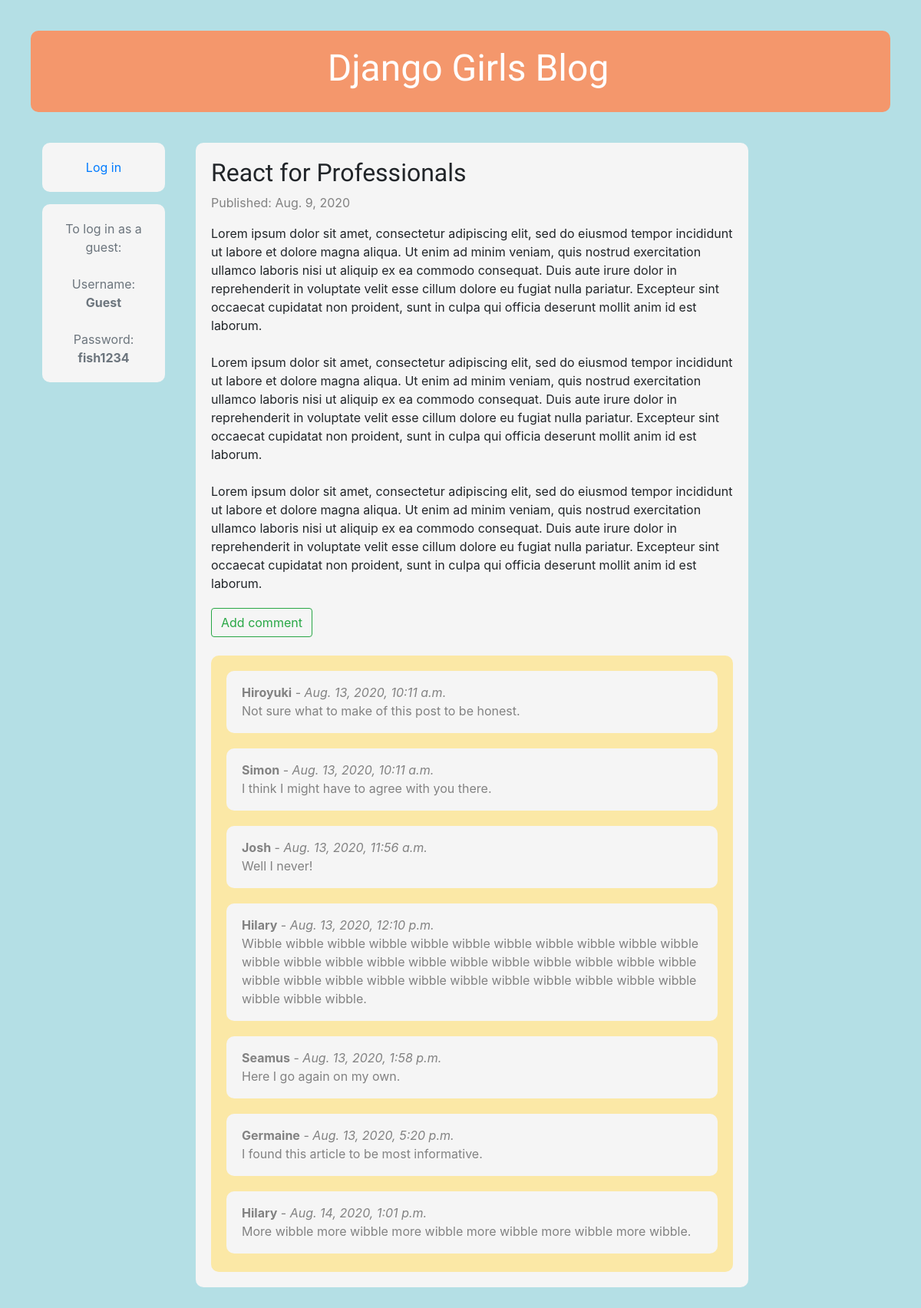
The app's page /post/4/ with its own data.
### blog/models.py (models this page shows, shortened)
class Post(models.Model):
    author = models.ForeignKey(settings.AUTH_USER_MODEL, on_delete=models.CASCADE)
    title = models.CharField(max_length=200)
    text = models.TextField()
    created_date = models.DateField(default=timezone.now)
    published_date = models.DateField(blank=True, null=True)

class Comment(models.Model):
    post = models.ForeignKey('blog.Post', on_delete=models.CASCADE, related_name='comments')
    author = models.CharField(max_length=200)
    text = models.TextField()
    created_date = models.DateTimeField(default=timezone.now)
    approved_comment = models.BooleanField(default=False)

### blog/views.py (the view)
# urls.py: path('post/<int:pk>/', views.post_detail, name='post_detail'),
def post_detail(request, pk):
    post = get_object_or_404(Post, pk=pk)
    return render(request, 'blog/post_detail.html', {'post': post})

### blog/templates/blog/post_detail.html (shortened to what this page needs)
{% extends 'blog/base.html' %}
{% block content %}
    <div class="post">
        <h2>{{ post.title }}</h2>
        {% if post.published_date %}
            <div class="date">
                <p>Published: {{ post.published_date }}</p>
            </div>
        {% else %}
            <div class="date">
                <p>Created: {{ post.created_date }}</p>
            </div>
        {% endif %}
        <p>{{ post.text|linebreaksbr }}</p>
        {% if post.published_date %}
            <a class="btn btn-outline-success mt-1 mr-2 mb-4" href="{% url 'add_comment_to_post' pk=post.pk %}">Add comment</a>
            <div class="comment-block">
                {% for comment in post.comments.all %}
                    {% if user.is_authenticated or comment.approved_comment %}
                        <div class="individual-comment">
                                <strong>{{ comment.author }}</strong> - <i>{{ comment.created_date }}</i>
                                {{ comment.text|linebreaks }}
                        </div>
                    {% endif %}
                {% empty %}
                    <div class="individual-comment">
                        <p>No comments here yet :(</p>
                    </div>
                {% endfor %}
            </div>
        {% endif %}
    </div>
{% endblock %}

### blog/static/css/blog.css (style rules this page uses)
body { padding-top: 20px; padding-left: 20px; padding-bottom: 8px; background-color: #b4dfe5; }
h1, h2, h3, h4 { font-family: 'Lobster', cursive; }
.date { color: #828282; }
.post { margin-bottom: 20px; margin-left: 10px; background-color: whitesmoke; padding: 20px 20px 4px 20px; border-radius: 10px; }
.comment-block { margin-bottom: 16px; background-color: #fbe8a6; padding: 20px 20px 4px 20px; border-radius: 10px; }
.individual-comment { background-color: whitesmoke; padding: 16px 20px 1px 20px; margin-bottom: 20px; color: #828282; border-radius: 10px; }

### records on screen
Post: title "React for Professionals", published_date "Aug. 9, 2020", text "Lorem ipsum dolor sit amet, consectetur adipiscing elit, sed do eiusmod tempor incididunt ut labore et dolore magna aliqua. Ut enim ad minim veniam, quis nostrud exercitation ullamco laboris nisi ut aliquip ex ea commodo consequat. Duis aute irure dolor in reprehenderit in voluptate velit esse cillum dolore eu fugiat nulla pariatur. Excepteur sint occaecat cupidatat non proident, sunt in culpa qui officia deserunt mollit anim id est laborum. Lorem ipsum dolor sit amet, consectetur adipiscing elit, sed do eiusmod tempor incididunt ut labore et dolore magna aliqua. Ut enim ad minim veniam, quis nostrud exercitation ullamco laboris nisi ut aliquip ex ea commodo consequat. Duis aute irure dolor…"
Comment: author "Hiroyuki", created_date "Aug. 13, 2020, 10:11 a.m.", text "Not sure what to make of this post to be honest."
Comment: author "Simon", created_date "Aug. 13, 2020, 10:11 a.m.", text "I think I might have to agree with you there."
Comment: author "Josh", created_date "Aug. 13, 2020, 11:56 a.m.", text "Well I never!"
Comment: author "Hilary", created_date "Aug. 13, 2020, 12:10 p.m.", text "Wibble wibble wibble wibble wibble wibble wibble wibble wibble wibble wibble wibble wibble wibble wibble wibble wibble wibble wibble wibble wibble wibble wibble wibble wibble wibble wibble wibble wibble wibble wibble wibble wibble wibble wibble wibble."
Comment: author "Seamus", created_date "Aug. 13, 2020, 1:58 p.m.", text "Here I go again on my own."
Comment: author "Germaine", created_date "Aug. 13, 2020, 5:20 p.m.", text "I found this article to be most informative."
Comment: author "Hilary", created_date "Aug. 14, 2020, 1:01 p.m.", text "More wibble more wibble more wibble more wibble more wibble more wibble."
